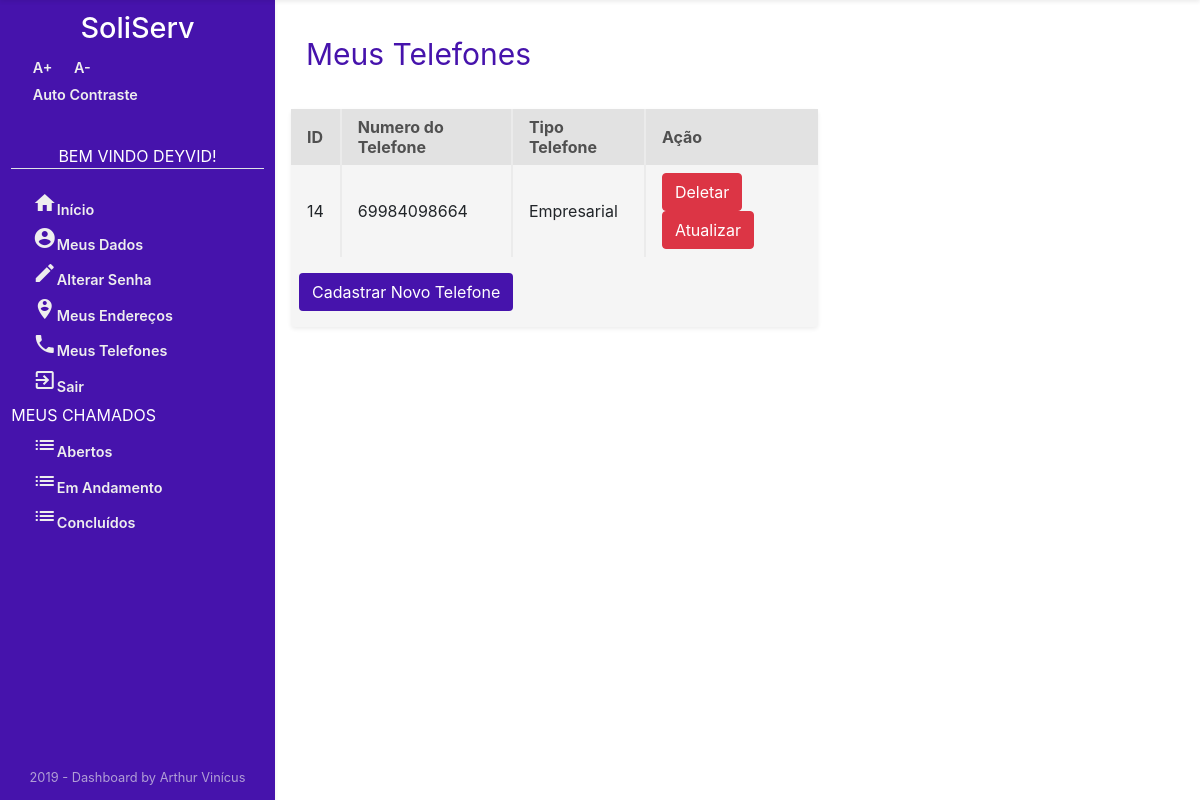
Page /Usuario/meusTelefones/ (signed in) on the earlier database version.
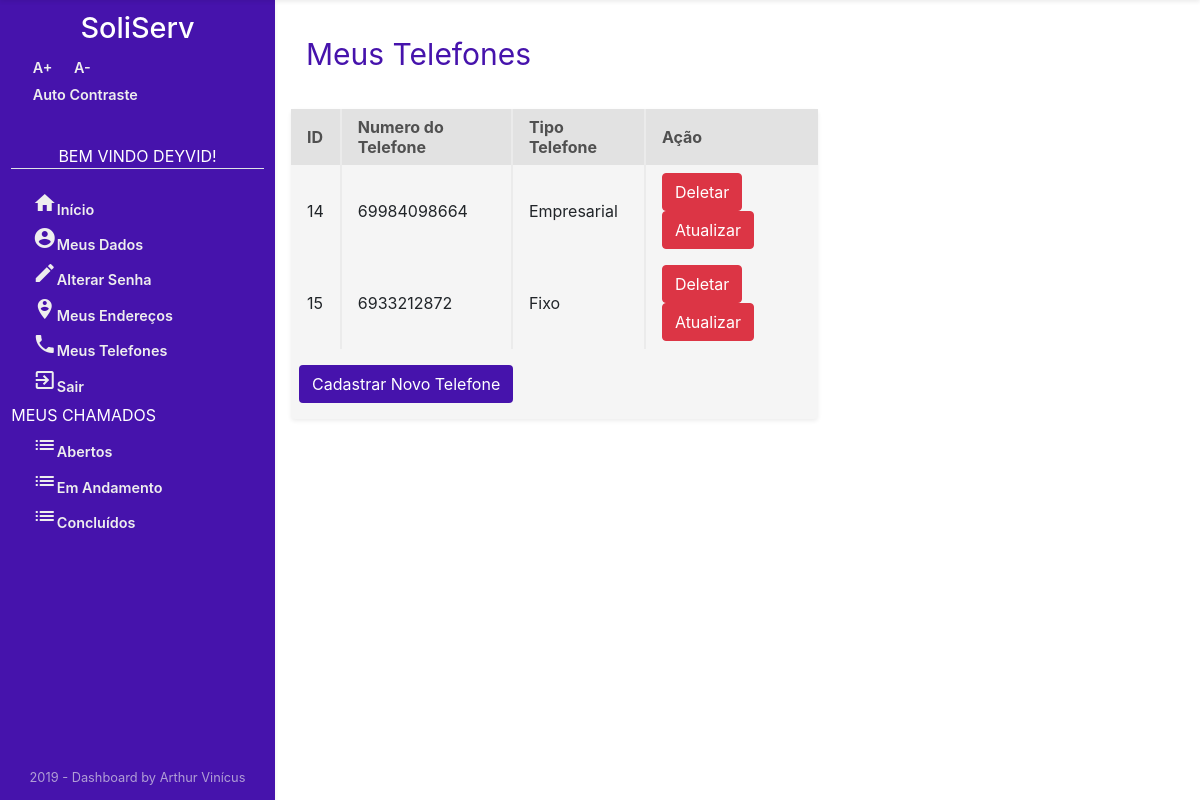
Same page on the later database version.
### Usuario/models.py (models this page shows, shortened)
class Telefone(models.Model):
    numero = models.CharField('NÚMERO', max_length=11)
    idTipoTelefone = models.ForeignKey(
        TipoTelefone, on_delete=models.CASCADE, verbose_name="TIPO TELEFONE")
    idPessoa = models.ForeignKey(
        User, on_delete=models.CASCADE, verbose_name="PESSOA")
    class Meta:
        verbose_name = "Telefone"
        verbose_name_plural = "Telefones"

class TipoTelefone(models.Model):
    descricao = models.CharField('TIPO TELEFONE', max_length=20)
    class Meta:
        verbose_name = "TipoTelefone"
        verbose_name_plural = "TipoTelefones"

### Usuario/views.py (the view)
# urls.py: path('meusTelefones/', views.TelefonesList, name='listaTelefones'),
def TelefonesList(request):
    telefones_list = Telefone.objects.filter(idPessoa_id=request.user.id)
    context = {'telefones_list': telefones_list}
    if not request.user.is_authenticated:
        return render(request, 'Usuario/acessoNegado.html')
    else:
        return render(request, 'Usuario/telefonesList.html', context)

### Usuario/templates/Usuario/telefonesList.html (shortened to what this page needs)
{% extends "sistemaDeGestaoDeServicosPublicos/index1.html" %}
{% block centro %}
{% if user.is_authenticated %}
{% if telefones_list %}
<div class="mt-3 container ">
    <p style="color: #4613ac; font-size: 30px;">Meus Telefones</p>
</div>
<div class="section-2">
    <div class="mt-3 mb-3 table-holder rounded shadow-sm">
        <table>
            <tr>
                <th>ID</th>
                <th>Numero do Telefone</th>
                <th>Tipo Telefone</th>
                <th>Ação</th>
            </tr>
            {% for telefone in telefones_list %}
            <tr>
                <td>{{telefone.id}}</td>
                <td>{{telefone.numero}}</td>
                <td>{{telefone.idTipoTelefone.descricao}}</td>
                <td>
                    <a class="btn btn-danger" href="{% url 'telefone_deletar' telefone.id %}" title="Excluir Telefone">
                        Deletar</a>
                    <a class="btn btn-danger" href="{% url 'telefone_atualizar' telefone.id %}"
                        title="Atualizar Telefone">Atualizar</a>
                </td>
            </tr>
            {% endfor %}
        </table>
        <a class="btn  ml-2 mb-3 mt-3" style="background-color: #4613ac; color: white;" href="{% url 'cadastroTelefone' %}" title="Cadastrar Telefone">Cadastrar
            Novo Telefone</a>
    </div>
    {% endif %}
    {% endif %}
    {% endblock %}

### templates/sistemaDeGestaoDeServicosPublicos/index1.html (shortened to what this page needs)
<!DOCTYPE html>
<html lang="pt-br">
{% load staticfiles %}
<head>
    <link rel="stylesheet" href="https://stackpath.bootstrapcdn.com/bootstrap/4.3.1/css/bootstrap.min.css">
    <link href="https://unpkg.com/material-components-web@latest/dist/material-components-web.min.css" rel="stylesheet">
    <link rel="stylesheet" href="{% static 'css/dashboard-itens.css' %}">
    <link rel="stylesheet" href="{% static 'css/style.css' %}">
    <link rel="stylesheet" href="{% static 'css/zocial.css' %}">
</head>
<body class="acessibilidade" onresize="verificaSide()">
    <main class="main">
        <div class="sidebar shadow-sm" id="sidebar">
            <h1>SoliServ</h1>
            <div class="AcessibilidadeFontes">
                <a onClick="fonte('a');" title="Aumentar Tamanho da Fonte" href="#">A+</a>
                <a onClick="fonte('d');" title="Diminuir Tamanho da Fonte" href="#">A-</a>
            </div>
            {% if user.is_authenticated %}
            <a href="#altocontraste" id="altocontraste" accesskey="3" title="Auto Contraste" onclick="window.toggleContrast()" onkeydown="window.toggleContrast()">Auto
                Contraste</a> {% else %}
            <a class="border-bottom" href="#altocontraste" id="altocontraste" accesskey="3" title="Auto Contraste" onclick="window.toggleContrast()" onkeydown="window.toggleContrast()">Auto
                Contraste</a> {% endif %} {% if user.is_authenticated %}
            <nav>
                <p class="border-bottom text-center naoMostrarMouse">Bem Vindo {{ user.first_name }}!</p>
                <a href="{% url 'index' %}" title="Página Inicial"><i class="material-icons mt-3">home</i>Início</a>
                <a href="{% url 'meusDados' %}" title="Meus Dados"><i class="material-icons"> account_circle</i>Meus Dados</a>
                <a href="{% url 'password_change' %}" title="Alterar Minha Senha"><i
                        class="material-icons">edit</i>Alterar Senha</a>
                <a href="{% url 'listaEnderecos' %}" title="Meus Endereços"><i class="material-icons">person_pin_circle</i>Meus Endereços</a>
                <a href="{% url 'listaTelefones' %}" title="Meus Telefones"><i class="material-icons">phone</i>Meus Telefones</a>
                <a href="{% url 'logout' %}" title="Log-out"><i class="material-icons">exit_to_app</i>Sair</a>
                <p class="naoMostrarMouse">Meus Chamados</p>
                <a href="/" title="Chamados Em Aberto"><i class="material-icons">list</i>Abertos</a>
                <a href="/" title="Chamados Em Andamento "><i class="material-icons">list</i>Em Andamento</a>
                <a href="/" title="Chamados Concluídos"><i class="material-icons">list</i>Concluídos</a>
            </nav>
            {% endif %}
            <p class="credit m-0">2019 - Dashboard by Arthur Vinícus</p>
        </div>
        <div class="content d-flex flex-column" id="content">
            <div >
                {% block centro%} {% endblock %}
            </div>
        </div>
    </main>
</body>
</html>

### sistemaDeGestaoDeServicosPublicos/static/css/dashboard-itens.css (style rules this page uses)
.section-2 { display: flex; justify-content: space-between; width: 100%; flex-wrap: wrap; }
.table-holder { width: 59%; background-color: #f5f5f5; }
.table-holder table { width: 100%; }
.table-holder th { background-color: #e2e2e2; padding: .5em 1em; color: #505050; border-left: 2px solid #ebebeb; }
.table-holder th:first-child { border: none; }
.table-holder td { padding: .5em 1em; border-left: 2px solid #ebebeb; }
.table-holder td:first-child { border: none; }

### sistemaDeGestaoDeServicosPublicos/static/css/style.css (style rules this page uses)
:root { --tamanho-sidebar: 275px; --transicao: .5s ease-in; }
* { margin: 0; padding: 0; }
.main { display: flex; justify-content: space-between; position: absolute; top: 0; box-sizing: border-box; transition: var(--transicao); min-height: 100vh; width: 100%; border: 2px; }
.sidebar { position: fixed; width: 100%; max-width: var(--tamanho-sidebar); display: flex; flex-direction: column; box-sizing: border-box; padding: .7em; height: 100vh; transition: var(--transicao); left: 0; z-index: 4; background: #4613ac; color: #fff; }
.sidebar h1 { font-size: 1.8em; align-self: center; }
.sidebar nav { margin-top: 2em; display: flex; flex-direction: column; }
.sidebar p { margin: .2em 0; }
.sidebar a { text-decoration: none; color: #eee; margin: .2em 0; margin-left: 1.5em; font-weight: 600; font-size: .9em; }
.content { display: flex; max-width: calc(100% - var(--tamanho-sidebar)); box-sizing: border-box; width: 100%; position: absolute; right: 0; transition: var(--transicao); padding: 1em; height: 100%; }
.naoMostrarMouse { cursor: pointer; text-transform: uppercase; }
.credit { position: absolute; bottom: 1em; color: #eeeeeea2; font-size: .8em; align-self: center; }
.AcessibilidadeFontes { display: flex; flex-direction: row; }

Differences in the rows shown:
added Telefone: id "15", numero "6933212872", idTipoTelefone.descricao "Fixo"
